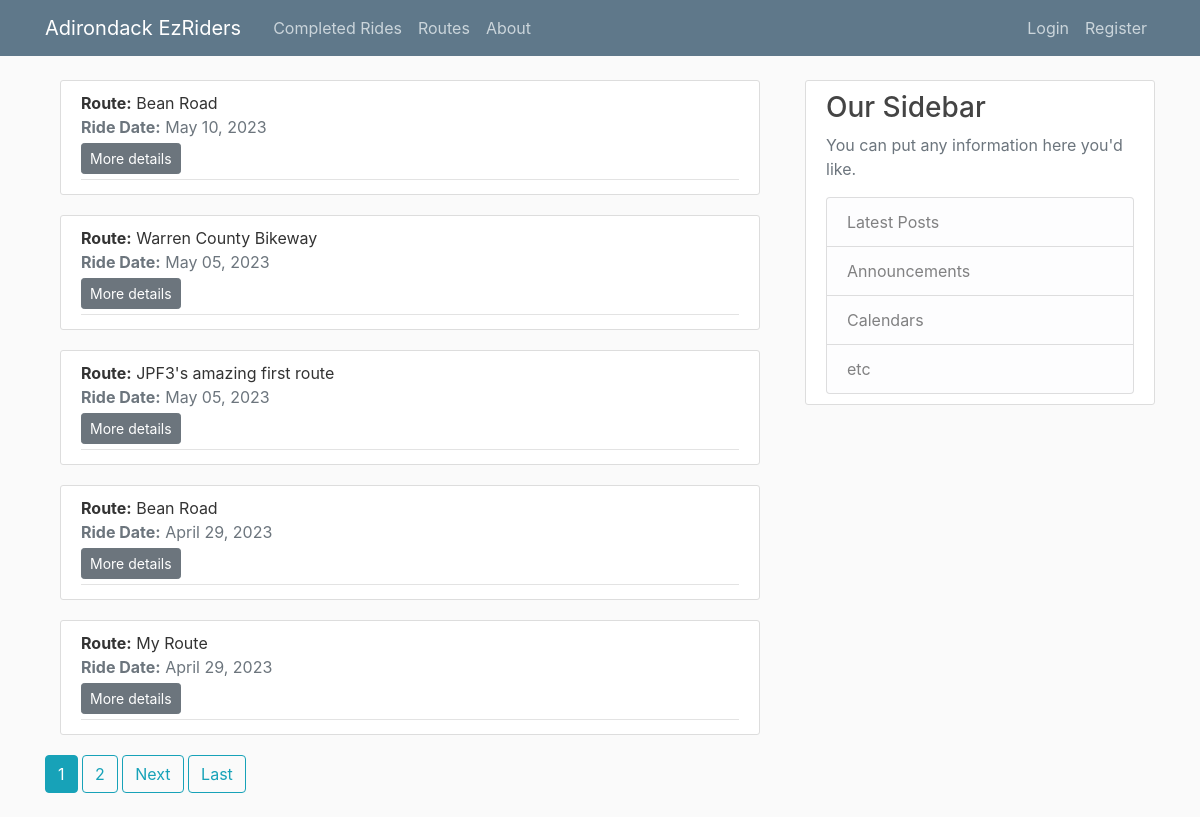
/completed-rides/, run on an earlier commit of the app's database.
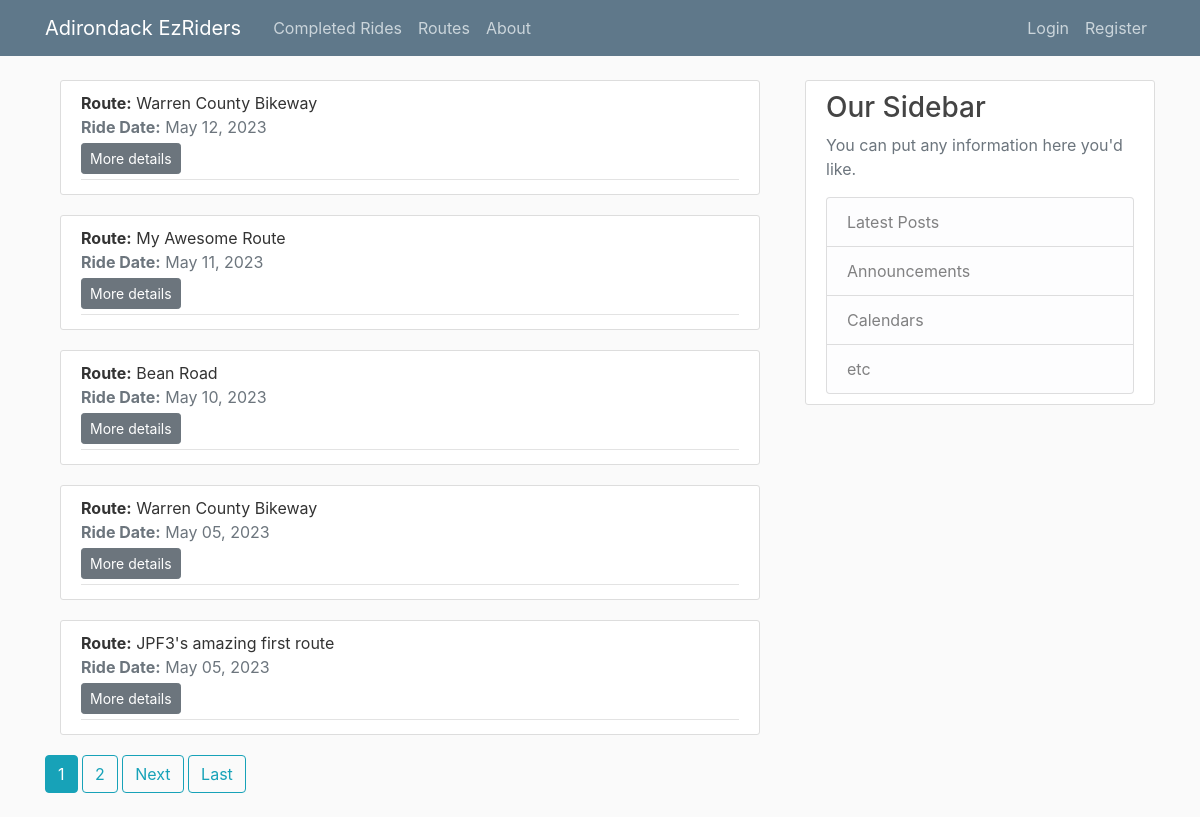
And on a later commit of the database.
### rides/models.py (models this page shows, shortened)
class Ride(models.Model):
    leader = models.ForeignKey(User, blank=False, null=True, on_delete=models.SET_NULL)
    route = models.ForeignKey(Route, blank=False, null=True, on_delete=models.SET_NULL)
    additional_details = RichTextField(blank=True, null=True)
    ride_date = models.DateField()
    start_time = models.TimeField()
    participants = models.ManyToManyField(User, related_name='ride_participants')
    ride_report_text = RichTextUploadingField(blank=False, null=False)
    class Meta:
        ordering = ['-ride_date']

### routes/models.py (models this page shows, shortened)
class Route(models.Model):
    route_name = models.CharField(max_length=100)
    description = RichTextField(blank=True, null=True)
    date_posted = models.DateTimeField(default=timezone.now)
    distance = models.PositiveSmallIntegerField()
    start_location = RichTextField(blank=True, null=True)
    author = models.ForeignKey(User, blank=True, null=True, on_delete=models.SET_NULL)

### rides/views.py (the view)
# urls.py: path('completed-rides/', CompletedRides.as_view(), name='completed-rides'),
class CompletedRides(ListView):
    model = Ride
    template_name = 'rides/completed_rides.html'  # <app>/<model>_<viewtype>.html
    context_object_name = 'rides'
    ordering = ['-ride_date']  # Newest to oldest
    paginate_by = 5
    def get_queryset(self):
        today = date.today()
        queryset = super().get_queryset()
        queryset = queryset.filter(ride_date__lte=today)
        return queryset
    def get_context_data(self, *, object_list=None, **kwargs):
        context = super().get_context_data(**kwargs)
        context['filter'] = RideFilter(self.request.GET, queryset=self.get_queryset())
        return context

### rides/templates/rides/completed_rides.html (shortened to what this page needs)
{% extends "base.html" %}
{% load crispy_forms_filters %}
{% block content %}
    <div class="container">
        {% for object in object_list %}
            {% include "rides/inc_ride_article.html" %}
        {% endfor %}
    </div>
    {% if is_paginated %}
        {% for num in page_obj.paginator.page_range %}
            {% if page_obj.number == num %}
                <a class="btn btn-info mb-4" href="?page={{ num }}">{{ num }}</a>
            {% elif num > page_obj.number|add:'-3' or num < page_obj.number|add:'3' %}
                <a class="btn btn-outline-info mb-4" href="?page={{ num }}">{{ num }}</a>
            {% endif %}
        {% endfor %}
        {% if page_obj.has_next %}
            <a class="btn btn-outline-info mb-4" href="?page={{ page_obj.next_page_number }}">Next</a>
            <a class="btn btn-outline-info mb-4" href="?page={{ page_obj.paginator.num_pages }}">Last</a>
        {% endif %}
    {% endif %}
{% endblock content %}

### rides/templates/rides/inc_ride_article.html
<article class="media content-section">
    <div class="media-body">
        <div class="article-metadata">
            <div class="mr-2"><strong>Route:</strong> {{ object.route.route_name }}</div>
            <div class="text-muted"><strong>Ride Date:</strong> {{ object.ride_date|date:"F d, Y" }}</div>
            <div>
                <a class="btn  btn-secondary btn-sm mt-1 mb-1" href="{% url 'ride-detail' object.id %}">More
                    details</a>
            </div>
        </div>
    </div>
</article>

What changed in the data, as far as the page shows it:
no longer on this page (row edited): Ride: route.route_name "Bean Road", ride_date "April 29, 2023"
no longer on this page (row edited): Ride: route.route_name "My Route", ride_date "April 29, 2023"
added Ride: route.route_name "Warren County Bikeway", ride_date "May 12, 2023"
added Ride: route.route_name "My Awesome Route", ride_date "May 11, 2023"
